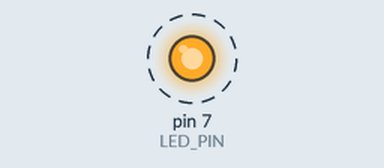
Simulated run of this sketch. Board: Arduino Uno, built with avr-gcc and run on an emulated ATmega328P. Parts: output pins drawn as LEDs (lit = HIGH). Dashed ring = blinking. What the sketch prints to the serial monitor is not drawn.

Above: at 0.4 s.
Timing chart, 0 to 4.6 s (numbered marks = the images above):
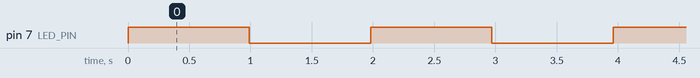

The sketch:

remaining_space_in_stack.ino
```cpp
#include <Arduino_FreeRTOS.h>
#define LED_PIN 7

void taskBlink(void *pvParam);

void setup()
{
    Serial.begin(9600);
    pinMode(LED_PIN, OUTPUT);
    xTaskCreate(taskBlink, "Blink", 128, NULL, 2, NULL);
}

void loop()
{

}

void taskBlink(void *pvParam)
{
    for (;;)
    {
        digitalWrite(LED_PIN, HIGH);
        vTaskDelay(1000 / portTICK_PERIOD_MS);
        digitalWrite(LED_PIN, LOW);
        vTaskDelay(1000 / portTICK_PERIOD_MS);

        UBaseType_t uxHighWaterMark;
        uxHighWaterMark = uxTaskGetStackHighWaterMark(NULL); // Check stack highwater mark
        Serial.print("Stack Highwater Mark: ");
        Serial.println(uxHighWaterMark);
    }
}
```

Measured:
- by itself, pin 7 (LED_PIN): alternates HIGH for 0.99 s and LOW for 0.99 s
